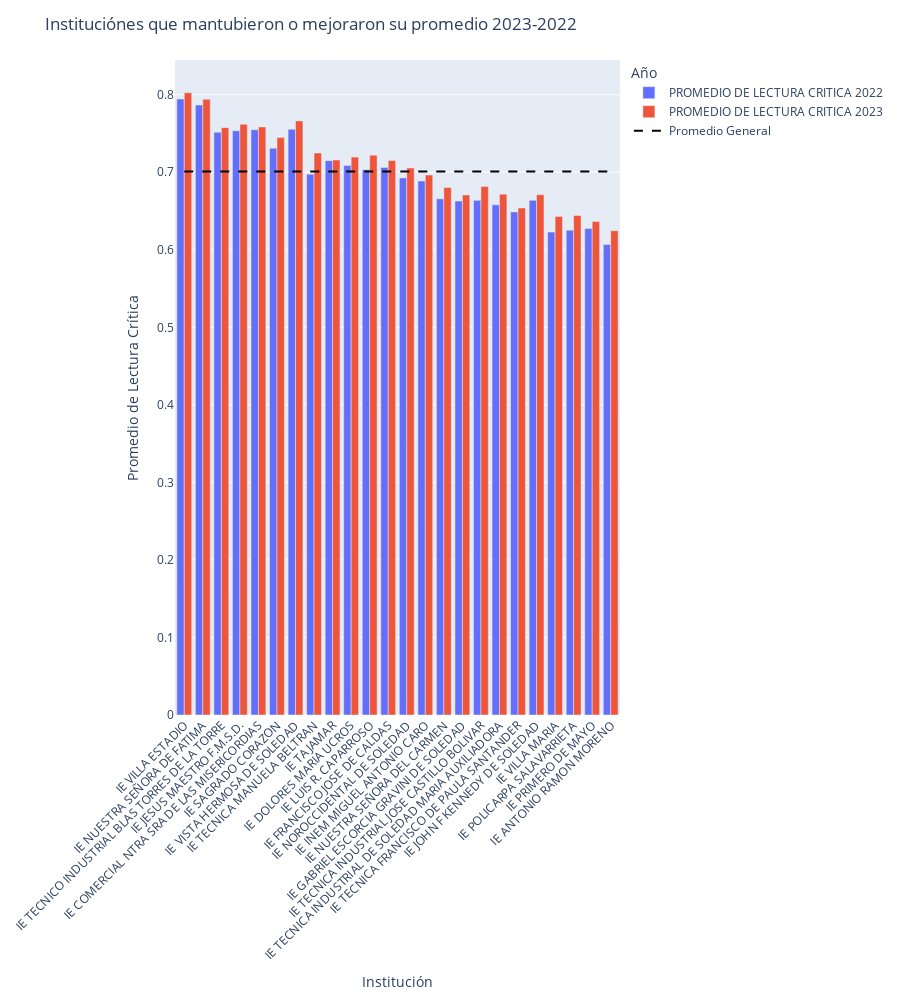

The notebook cell saved with this chart:
### Markdown cell above
## PROMEDIO DE LECTURA CRITICA 2022 - 2023

### Code cell
import plotly.graph_objects as go
import plotly.express as px

df_filtrado = df[df['PROMEDIO DE LECTURA CRITICA 2023']>=df['PROMEDIO DE LECTURA CRITICA 2022']]
# Convertir el DataFrame de ancho a largo
df_long = df_filtrado.melt(id_vars=['INSTITUCION'], 
                  value_vars=['PROMEDIO DE LECTURA CRITICA 2022', 'PROMEDIO DE LECTURA CRITICA 2023'],
                  var_name='Año', 
                  value_name='Promedio de Lectura Crítica')

# Calcular el promedio de ambos años para cada institución
promedio_por_institucion = df_filtrado[['PROMEDIO DE LECTURA CRITICA 2022', 'PROMEDIO DE LECTURA CRITICA 2023']].mean(axis=1)
promedio_general = promedio_por_institucion.mean()

# Crear un gráfico de barras interactivo con los datos transformados
fig = px.bar(df_long, x='INSTITUCION', y='Promedio de Lectura Crítica', color='Año', barmode='group')

# Agregar una línea horizontal para el promedio general
fig.add_trace(
    go.Scatter(
        x=df_filtrado['INSTITUCION'], 
        y=[promedio_general]*len(df_filtrado),
        mode='lines',
        name='Promedio General',
        line=dict(color='black', width=2, dash='dash')
    )
)

# Añadir título y modificar leyenda
fig.update_layout(
    title='Instituciónes que mantubieron o mejoraron su promedio 2023-2022',
    xaxis_title='Institución',
    yaxis_title='Promedio de Lectura Crítica',
    xaxis_tickangle=-45,
    height=1000,
    legend_title='Año',
)

# Mostrar el gráfico
fig.show()

### Figure 1 — Plotly figure (JSON) as saved in the notebook; plotly's stock layout.template omitted (floating-point values rounded to 4 significant figures)
{"data": [{"alignmentgroup": "True", "hovertemplate": "Año=PROMEDIO DE LECTURA CRITICA 2022<br>INSTITUCION=%{x}<br>Promedio de Lectura Crítica=%{y}<extra></extra>", "legendgroup": "PROMEDIO DE LECTURA CRITICA 2022", "marker": {"color": "#636efa", "pattern": {"shape": ""}}, "name": "PROMEDIO DE LECTURA CRITICA 2022", "offsetgroup": "PROMEDIO DE LECTURA CRITICA 2022", "orientation": "v", "showlegend": true, "textposition": "auto", "type": "bar", "x": ["IE VILLA ESTADIO", "IE NUESTRA SEÑORA DE FATIMA", "IE TECNICO INDUSTRIAL BLAS TORRES DE LA TORRE", "IE JESUS MAESTRO F.M.S.D.", "IE COMERCIAL NTRA SRA DE LAS MISERICORDIAS", "IE SAGRADO CORAZON", "IE VISTA HERMOSA DE SOLEDAD", "IE TECNICA MANUELA BELTRAN", "IE TAJAMAR", "IE DOLORES MARIA UCROS", "IE LUIS R. CAPARROSO", "IE FRANCISCO JOSE DE CALDAS", "IE NOROCCIDENTAL DE SOLEDAD", "IE INEM MIGUEL ANTONIO CARO", "IE NUESTRA SEÑORA DEL CARMEN", "IE GABRIEL ESCORCIA GRAVINI DE SOLEDAD", "IE TECNICA INDUSTRIAL JOSE CASTILLO BOLIVAR", "IE TECNICA INDUSTRIAL DE SOLEDAD MARIA AUXILIADORA", "IE TECNICA FRANCISCO DE PAULA SANTANDER", "IE JOHN F KENNEDY DE SOLEDAD", "IE VILLA MARIA", "IE POLICARPA SALAVARRIETA", "IE PRIMERO DE MAYO", "IE ANTONIO RAMON MORENO"], "xaxis": "x", "y": [0.7944, 0.7866, 0.7517, 0.7535, 0.7548, 0.731, 0.7554, 0.6975, 0.7149, 0.7088, 0.7033, 0.7062, 0.6927, 0.6887, 0.6657, 0.6628, 0.6637, 0.6579, 0.6488, 0.6637, 0.6228, 0.6253, 0.6274, 0.6067], "yaxis": "y"}, {"alignmentgroup": "True", "hovertemplate": "Año=PROMEDIO DE LECTURA CRITICA 2023<br>INSTITUCION=%{x}<br>Promedio de Lectura Crítica=%{y}<extra></extra>", "legendgroup": "PROMEDIO DE LECTURA CRITICA 2023", "marker": {"color": "#EF553B", "pattern": {"shape": ""}}, "name": "PROMEDIO DE LECTURA CRITICA 2023", "offsetgroup": "PROMEDIO DE LECTURA CRITICA 2023", "orientation": "v", "showlegend": true, "textposition": "auto", "type": "bar", "x": ["IE VILLA ESTADIO", "IE NUESTRA SEÑORA DE FATIMA", "IE TECNICO INDUSTRIAL BLAS TORRES DE LA TORRE", "IE JESUS MAESTRO F.M.S.D.", "IE COMERCIAL NTRA SRA DE LAS MISERICORDIAS", "IE SAGRADO CORAZON", "IE VISTA HERMOSA DE SOLEDAD", "IE TECNICA MANUELA BELTRAN", "IE TAJAMAR", "IE DOLORES MARIA UCROS", "IE LUIS R. CAPARROSO", "IE FRANCISCO JOSE DE CALDAS", "IE NOROCCIDENTAL DE SOLEDAD", "IE INEM MIGUEL ANTONIO CARO", "IE NUESTRA SEÑORA DEL CARMEN", "IE GABRIEL ESCORCIA GRAVINI DE SOLEDAD", "IE TECNICA INDUSTRIAL JOSE CASTILLO BOLIVAR", "IE TECNICA INDUSTRIAL DE SOLEDAD MARIA AUXILIADORA", "IE TECNICA FRANCISCO DE PAULA SANTANDER", "IE JOHN F KENNEDY DE SOLEDAD", "IE VILLA MARIA", "IE POLICARPA SALAVARRIETA", "IE PRIMERO DE MAYO", "IE ANTONIO RAMON MORENO"], "xaxis": "x", "y": [0.8025, 0.794, 0.7575, 0.7619, 0.7584, 0.7447, 0.7662, 0.7247, 0.7157, 0.7195, 0.722, 0.7151, 0.7055, 0.6963, 0.6802, 0.6707, 0.6816, 0.6717, 0.6539, 0.671, 0.6428, 0.6442, 0.6364, 0.6246], "yaxis": "y"}, {"line": {"color": "black", "dash": "dash", "width": 2}, "mode": "lines", "name": "Promedio General", "type": "scatter", "x": ["IE VILLA ESTADIO", "IE NUESTRA SEÑORA DE FATIMA", "IE TECNICO INDUSTRIAL BLAS TORRES DE LA TORRE", "IE JESUS MAESTRO F.M.S.D.", "IE COMERCIAL NTRA SRA DE LAS MISERICORDIAS", "IE SAGRADO CORAZON", "IE VISTA HERMOSA DE SOLEDAD", "IE TECNICA MANUELA BELTRAN", "IE TAJAMAR", "IE DOLORES MARIA UCROS", "IE LUIS R. CAPARROSO", "IE FRANCISCO JOSE DE CALDAS", "IE NOROCCIDENTAL DE SOLEDAD", "IE INEM MIGUEL ANTONIO CARO", "IE NUESTRA SEÑORA DEL CARMEN", "IE GABRIEL ESCORCIA GRAVINI DE SOLEDAD", "IE TECNICA INDUSTRIAL JOSE CASTILLO BOLIVAR", "IE TECNICA INDUSTRIAL DE SOLEDAD MARIA AUXILIADORA", "IE TECNICA FRANCISCO DE PAULA SANTANDER", "IE JOHN F KENNEDY DE SOLEDAD", "IE VILLA MARIA", "IE POLICARPA SALAVARRIETA", "IE PRIMERO DE MAYO", "IE ANTONIO RAMON MORENO"], "y": [0.7009, 0.7009, 0.7009, 0.7009, 0.7009, 0.7009, 0.7009, 0.7009, 0.7009, 0.7009, 0.7009, 0.7009, 0.7009, 0.7009, 0.7009, 0.7009, 0.7009, 0.7009, 0.7009, 0.7009, 0.7009, 0.7009, 0.7009, 0.7009]}], "layout": {"barmode": "group", "height": 1000, "legend": {"title": {"text": "Año"}, "tracegroupgap": 0}, "margin": {"t": 60}, "title": {"text": "Instituciónes que mantubieron o mejoraron su promedio 2023-2022"}, "xaxis": {"anchor": "y", "domain": [0, 1], "tickangle": -45, "title": {"text": "Institución"}}, "yaxis": {"anchor": "x", "domain": [0, 1], "title": {"text": "Promedio de Lectura Crítica"}}}}
